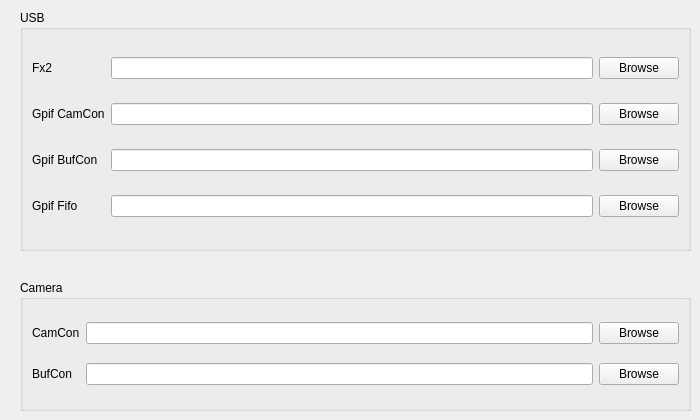
            <widget class="QWidget" name="prgPageAlta">
             <widget class="QGroupBox" name="gbPrgmAltaUsb">
              <property name="geometry">
               <rect>
                <x>20</x>
                <y>10</y>
                <width>671</width>
                <height>241</height>
               </rect>
              </property>
              <property name="title">
               <string>USB</string>
              </property>
              <layout class="QGridLayout" name="gridLayout_21">
               <item row="3" column="0">
                <widget class="QLabel" name="label_6">
                 <property name="text">
                  <string>Gpif CamCon</string>
                 </property>
                </widget>
               </item>
               <item row="3" column="1">
                <widget class="QLineEdit" name="editPrgmAltaGpifCamCon"/>
               </item>
               <item row="3" column="2">
                <widget class="QPushButton" name="btnPrgmAltaGpifCamCon">
                 <property name="text">
                  <string>Browse</string>
                 </property>
                 <property name="checkable">
                  <bool>true</bool>
                 </property>
                </widget>
               </item>
               <item row="4" column="0">
                <widget class="QLabel" name="label_5">
                 <property name="text">
                  <string>Gpif BufCon</string>
                 </property>
                </widget>
               </item>
               <item row="4" column="1">
                <widget class="QLineEdit" name="editPrgmAltaGpifBufCon"/>
               </item>
               <item row="4" column="2">
                <widget class="QPushButton" name="btnPrgmAltaGpifBufCon">
                 <property name="text">
                  <string>Browse</string>
                 </property>
                 <property name="checkable">
                  <bool>true</bool>
                 </property>
                </widget>
               </item>
               <item row="5" column="0">
                <widget class="QLabel" name="label_4">
                 <property name="text">
                  <string>Gpif Fifo</string>
                 </property>
                </widget>
               </item>
               <item row="5" column="1">
                <widget class="QLineEdit" name="editPrgmAltaGpifFifo"/>
               </item>
               <item row="5" column="2">
                <widget class="QPushButton" name="btnPrgmAltaGpifFifo">
                 <property name="text">
                  <string>Browse</string>
                 </property>
                 <property name="checkable">
                  <bool>true</bool>
                 </property>
                </widget>
               </item>
               <item row="0" column="1">
                <widget class="QLineEdit" name="editPrgmAltaFx2"/>
               </item>
               <item row="0" column="0">
                <widget class="QLabel" name="label_3">
                 <property name="text">
                  <string>Fx2</string>
                 </property>
                </widget>
               </item>
               <item row="0" column="2">
                <widget class="QPushButton" name="btnPrgmAltaFx2">
                 <property name="text">
                  <string>Browse</string>
                 </property>
                 <property name="checkable">
                  <bool>true</bool>
                 </property>
                </widget>
               </item>
              </layout>
             </widget>
             <widget class="QGroupBox" name="gbPrgmAltaCamera">
              <property name="geometry">
               <rect>
                <x>20</x>
                <y>280</y>
                <width>671</width>
                <height>131</height>
               </rect>
              </property>
              <property name="title">
               <string>Camera</string>
              </property>
              <layout class="QGridLayout" name="gridLayout_22">
               <item row="0" column="0">
                <widget class="QLabel" name="label_7">
                 <property name="text">
                  <string>CamCon</string>
                 </property>
                </widget>
               </item>
               <item row="0" column="1">
                <widget class="QLineEdit" name="editPrgmAltaCamCon"/>
               </item>
               <item row="0" column="2">
                <widget class="QPushButton" name="btnPrgmAltaCamCon">
                 <property name="text">
                  <string>Browse</string>
                 </property>
                 <property name="checkable">
                  <bool>true</bool>
                 </property>
                </widget>
               </item>
               <item row="1" column="0">
                <widget class="QLabel" name="label">
                 <property name="text">
                  <string>BufCon</string>
                 </property>
                </widget>
               </item>
               <item row="1" column="1">
                <widget class="QLineEdit" name="editPrgmAltaBufCon"/>
               </item>
               <item row="1" column="2">
                <widget class="QPushButton" name="btnPrgmAltaBufCon">
                 <property name="text">
                  <string>Browse</string>
                 </property>
                 <property name="checkable">
                  <bool>true</bool>
                 </property>
                </widget>
               </item>
              </layout>
             </widget>
            </widget>
